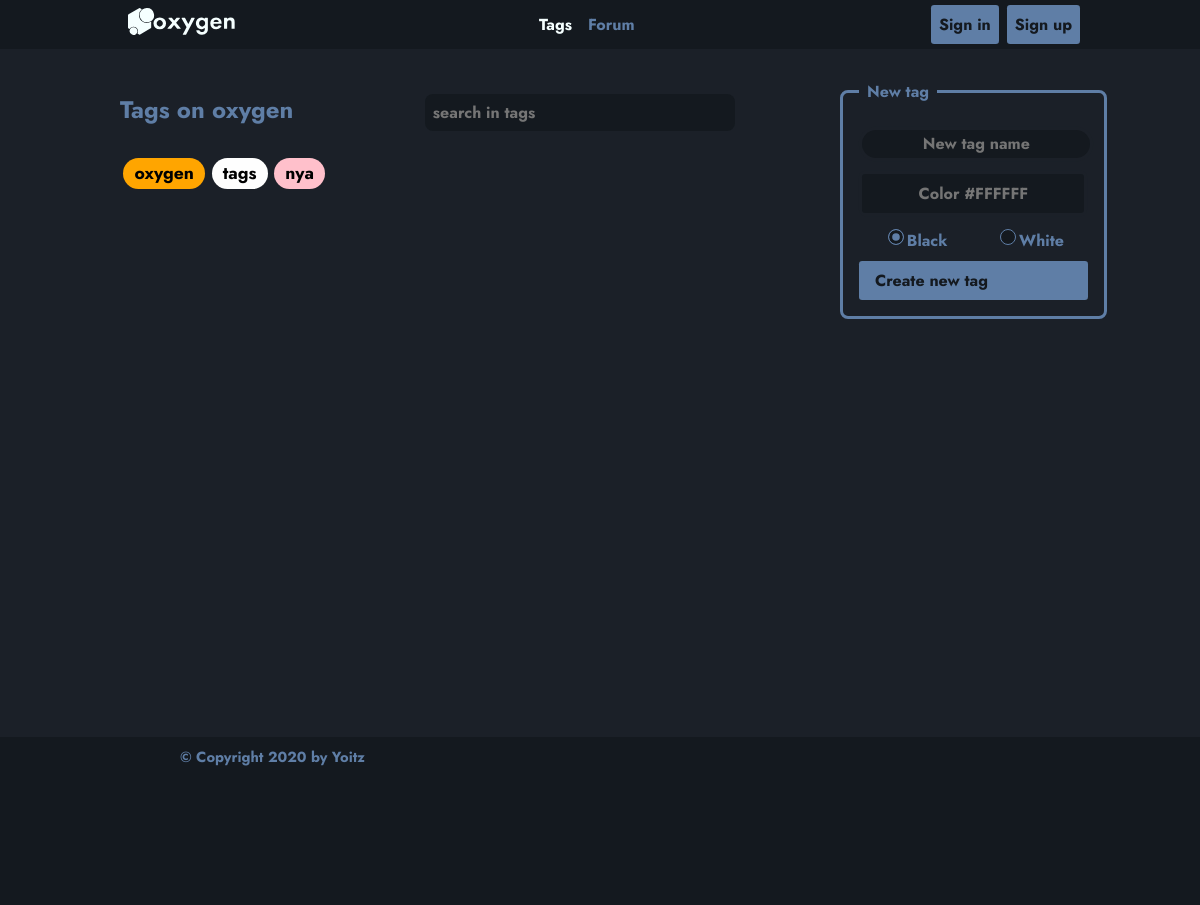
The app's page /tags with its own data.
### app/alchemy/models/tags.py (models this page shows, shortened)
class Tag(SqlAlchemyBase):
    __tablename__ = 'tags'
    id = sqlalchemy.Column(
        sqlalchemy.Integer,
        primary_key=True,
        autoincrement=True
    )
    header = sqlalchemy.Column(
        sqlalchemy.String,
        unique=True
    )
    color = sqlalchemy.Column(
        sqlalchemy.String
    )
    bg_color = sqlalchemy.Column(
        sqlalchemy.String
    )
    author_id = sqlalchemy.Column(
        sqlalchemy.Integer, sqlalchemy.ForeignKey("users.id")
    )
    author = orm.relation("User")
    popularity = sqlalchemy.Column(sqlalchemy.Integer, default=0)
    creation_date = sqlalchemy.Column(
        sqlalchemy.DateTime, default=datetime.datetime.now)
    last_using_date = sqlalchemy.Column(
        sqlalchemy.DateTime, default=datetime.datetime.now)
    def __repr__(self):
        return f"<Tag> {self.id} from: {self.header} bg-color: {self.bg_color} color: {self.color} author: {self.author}"

### app/services/forums/tgs_api.py (the view)
@blueprint.route("/tags")
def main():
    headers = {
            "main": "Forum",
            "brand": SvgMaster.getFullLogo(),
            "menu": JsonMaster.htmlifyFile(
                "./templates/json-templates/menu.json",
                {
                    "activated": ["tags"]
                }
            ),
            "user": UserMaster.get_userBar()
    }
    all_tags = session.query(Tag).all()
    print(all_tags)
    return flask.render_template(
        "general-templates/tags.html",
        title="oxygen",
        headers=headers,
        tags=all_tags
    )

### app/alchemy/models/users.py (called while the page is built)
    def __repr__(self):
        return f"<User> {self.id} {self.login} {self.email}"

### app/services/courier/jsr.py (called while the page is built)
    def getJson(filename: str):
        with open(filename, "r") as file:
            return json.load(file)

    def htmlifyFile(filename, attr={}) -> dict:
        if "attr" not in attr: attr['attr'] = {}
        attr['attr']['adress']=flask.request.host
        return JsonMaster.htmlify(
            JsonMaster.getJson(filename),
            (attr["activated"] if "activated" in attr else []),
            (attr["attr"] if "attr" in attr else {}),
        )

### app/services/courier/svg.py (called while the page is built)
        def getFullLogo():
            with open("./static/logo/logo_full_mono.svg", "r") as svg: return svg.read()

### app/services/users/usr_api.py (called while the page is built, shortened)
def get_userBar():
    if not flogin.current_user.is_authenticated:
        return JsonMaster.htmlifyFile("./templates/json-templates/user-bar.json", {})["unautorised"]

### templates/block-templates/unautorised.html
<nav >
    <a href="/login" style="margin-right: 0.2rem">
        <li class="btn-visible btn item">
            Sign in
        </li>
    </a>
    <a href="/register" >
        <li class="btn-visible btn item">
            Sign up
        </li>
    </a>
</nav>

### templates/general-templates/tags.html (shortened to what this page needs)
{% extends "general-templates/basic.html" %}
{% block content %}
<div class="w-80 mrg-auto wrap">
<div class="w-70 wrap" style="display: inline-block;">
    <nav method="GET" class="search mrg-auto" style="display: inline-block; margin-left:0; margin-bottom: 0.5rem; min-width: 300px;">
            <div class="mrg-auto" style="display: inline-block; min-width: 300px">
                <h1>Tags on oxygen</h1>
            </div>
            <input class="mrg-auto" onchange="search('tags', this)" onkeyup="search('tags', this)" type="text" name="tag-search" autofocus placeholder="search in tags">
    </nav>
    <div class="w-100 wrap" id="tag-list">
    {% for tag in tags %}
    <span
          id="tag-{{tag['header']}}"
          class = "tag"
          style = "display: inline-block;
                   color: {{tag['color']}};
                   background-color: {{tag['bg_color']}};">
        {{tag['header']}}
    </span>
    {% endfor %}
    </div>
</div>
<div class="w-20 mrg-auto" style="display: inline-block">
    <form>
    <fieldset class="mrg-auto newtag">
        <legend>New tag</legend>
        <input maxlength="20" id="ntg" onkeyup="setTimeout(1000); fixname(this); checkUnique('tags', this);" class="linear-input tag w-90 mrg-auto" type="text" placeholder="New tag name">
        <input maxlength="20" id='color' onkeyup="loadcolor('ntg', this)" class="linear-input w-90 mrg-auto" type="text" placeholder="Color #FFFFFF">
        <div class="w-100 wrap">
            <div class="mrg-auto">
                <label class="wrap" for="black">
                    <input value="black" id="black" type="radio" name="color" checked onchange="loadfontcolor('ntg', 'black')">
                    Black
                </label>
            </div>
            <div class="mrg-auto">
                <label class="wrap" for="white">
                    <input value="white" id="white" type="radio" name="color" onchange="loadfontcolor('ntg', 'white')">
                    White
                </label>
            </div>
        </div>
        <div class="btn-visible btn item" onclick="tryToSaveTag('tags', 'ntg', 'color', 'color')">
            Create new tag
        </div>
    </fieldset>
    </form>
</div>
</div>
{% endblock %}

### static/styles/general.css (style rules this page uses)
:root { --black: #111; --white: #FFF; --deep-dark: #111215; --mid-dark: #212225; --light-dark: #313235; --clear-light: #F5FFFF; --deep-blue: #14191f; --dark-blue: #1b2028; --light-blue: #5f7ea6; --ultralight-blue: #6c7d93; }
* { transition: color .25s ease-in-out,background-color .25s ease-in-out,border-color .25s ease-in-out,box-shadow .25s ease-in-out !important; font-family: 'Jost', Sans-Serif; }
body { margin: 0; padding: 0; background-color: var(--dark-blue); font-family: 'Jost'; font-weight: 700; word-break: break-all; }
h1, h2, h3, h4, h5, h6 { color: var(--light-blue); }
a { text-decoration: none; color: var(--light-blue); }
fieldset { color: var(--light-blue); border: 0.2rem solid var(--light-blue); padding: 1rem; border-radius: 0.5rem; font-size: 1rem !important; }
fieldset input { font-size: 1rem !important; margin-bottom: 1rem !important; }
fieldset legend { padding: 0.5rem; }
.btn { cursor: pointer; border-radius: 0.2rem; }
.btn-visible { background-color: var(--light-blue); color: var(--deep-blue) !important; padding: 1rem; padding-top: 0.5rem; padding-bottom: 0.5rem; }
.bg-dark * { color: var(--clear-light); }
.linear-menu .item { display: inline-block; padding: 0.5rem; color: var(--light-blue); }
.active { color: var(--clear-light) !important; }
.brand svg { height: 1.7rem; transition: fill .25s ease-in-out !important; }
.mrg-auto { margin: auto; }
.wrap { display: flex; flex-wrap: wrap; }
.linear-input { display: block; padding: 0.5rem; font-size: 20px; text-align: center; border-radius: 0.2rem; border: none; font-family: 'Jost'; font-weight: 700; color: var(--light-blue); background-color: var(--deep-blue); box-shadow: 0 0 0 0.2rem var(--dark-blue); margin-bottom: 1em; min-width: 200px; }
.tag { display: inline-block; font-size: 0.7rem; border-radius: 1.5rem; text-align: center; padding: 0.7rem; margin: 0.2rem; padding-top: 0.1rem; padding-bottom: 0.2rem; cursor: pointer; }
#tag-list .tag { font-size: 110% !important; }
.search input { min-width: 300px; border: none; font-weight: 700; font-size: 1rem; background-color: var(--deep-blue); border-radius: 0.5rem; padding-left: 0.5rem; height: 2.2rem; color: var(--light-blue); }
.w-100 { width: 100%; }
.w-90 { width: 90%; }
.w-80 { width: 80%; }
.w-70 { width: 70%; }
.w-20 { width: 20%; }
input[type="radio"] { -webkit-appearance: none; -moz-appearance: none; appearance: none; display: inline-block; width: 1rem; height: 1rem; margin-top: auto; border: 0.1rem solid var(--light-blue); box-shadow: 0 0 0 .2rem var(--deep-blue) inset; background-color: var(--deep-blue); border-radius: 1rem; }
label, label input { cursor: pointer; }
input[type="radio"]:checked { background-color: var(--light-blue); }

### records on screen
Tag: header "oxygen"
Tag: header "tags"
Tag: header "nya"

### other values on screen
{{ headers['menu'][i] | safe }} "Tags" "Forum"
